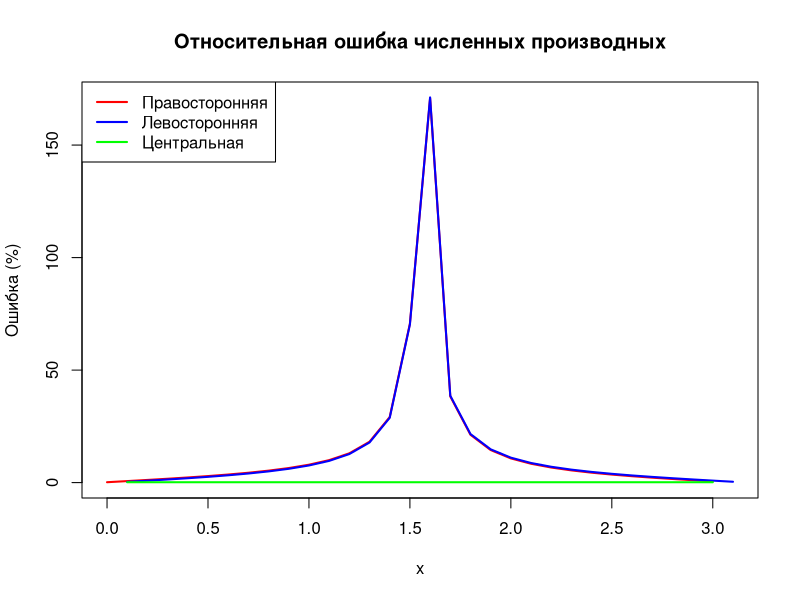

The R script that drew this image:
# 4.3 Создать 3 функции, численно вычисляющие массив производных по массиву 
# значений функции с заданным шагом:
#  1) по правосторонней схеме dydxRight(y, h);
# 2) по левосторонней схеме dydxLeft(y, h);
# 3) по центральной схеме dydxCentral(y, h).
# После создать 3 массива относительных ошибок errRight, errLeft, errCentral 
# для функции  на отрезке  с шагом . Построить графики зависимости 
# относительных ошибок от точки вычисления производной на одном рисунке.

# Исходная функция
f <- function(x) { return(sin(x))  # Можно заменить на другую функцию
}

# Аналитическая производная
df_exact <- function(x) { return(cos(x))  # Производная sin(x) — это cos(x)
}

# Численные методы вычисления производной
dydxRight <- function(y, h) {
  n <- length(y)
  res <- numeric(n)
  for (i in 1:(n-1)) {
    res[i] <- (y[i+1] - y[i]) / h
  }
  res[n] <- NA  # Последняя точка не вычисляется
  return(res)
}

dydxLeft <- function(y, h) {
  n <- length(y)
  res <- numeric(n)
  res[1] <- NA  # Первая точка не вычисляется
  for (i in 2:n) {
    res[i] <- (y[i] - y[i-1]) / h
  }
  return(res)
}

dydxCentral <- function(y, h) {
  n <- length(y)
  res <- numeric(n)
  res[1] <- NA  # Первая точка не вычисляется
  res[n] <- NA  # Последняя точка не вычисляется
  for (i in 2:(n-1)) {
    res[i] <- (y[i+1] - y[i-1]) / (2 * h)
  }
  return(res)
}

# Задаем параметры
h <- 0.1
x <- seq(0, pi, by = h)  # Отрезок от 0 до pi
yf <- f(x)               # Вычисляем значения функции
df_exact_values <- df_exact(x)  # Вычисляем точные значения производной

# Численные производные
dy_right <- dydxRight(yf, h)
dy_left <- dydxLeft(yf, h)
dy_central <- dydxCentral(yf, h)

# Относительные ошибки
errRight <- abs((dy_right - df_exact_values) / df_exact_values) * 100
errLeft <- abs((dy_left - df_exact_values) / df_exact_values) * 100
errCentral <- abs((dy_central - df_exact_values) / df_exact_values) * 100

# Построение графика
plot(x, errRight, type = "l", col = "red", lwd = 2, ylim = c(0, max(errRight, errLeft, errCentral, na.rm = TRUE)),
     main = "Относительная ошибка численных производных", xlab = "x", ylab = "Ошибка (%)")
lines(x, errLeft, col = "blue", lwd = 2)
lines(x, errCentral, col = "green", lwd = 2)

# Легенда
legend("topleft", legend = c("Правосторонняя", "Левосторонняя", "Центральная"), 
       col = c("red", "blue", "green"), lwd = 2)
